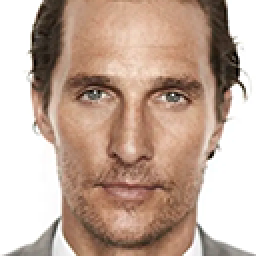
#> input picture RO/laba6/data/Layer 1.png, 128 x 128 px (shown 2 times larger); its folder holds 4 pictures in this run
$ jupyter execute --allow-errors lab6.ipynb
#> lines starting #> are read from the running program, lines starting #| are printed output that depends on the picture
[cell 1]
import numpy as np
import pandas as pd
import cv2
from glob import glob
import time

from sklearn.model_selection import train_test_split

[cell 2]
IMG_DIR = glob('./data/*.png')

def rotate_image(image, angle = 90, scale = 1.0):
    h, w = image.shape
    M = cv2.getRotationMatrix2D((w/2, h/2), angle, scale)
    return cv2.warpAffine(image, M, (w, h))

x_prev = np.array([cv2.imread(image) for image in IMG_DIR])
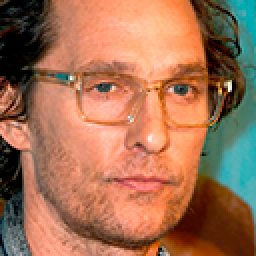
#> input picture RO/laba6/data/Layer 10.png, 128 x 128 px (shown 2 times larger)
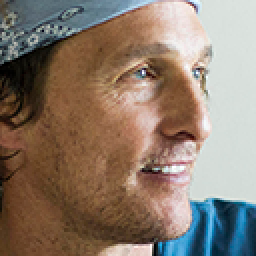
#> input picture RO/laba6/data/Layer 11.png, 128 x 128 px (shown 2 times larger)
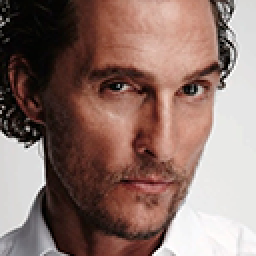
#> input picture RO/laba6/data/Layer 12.png, 128 x 128 px (shown 2 times larger)
x_prev = np.array([cv2.cvtColor(image, cv2.COLOR_RGB2GRAY) for image in x_prev])
x_prev = np.concatenate((x_prev, np.array([cv2.flip(image, 1) for image in x_prev])))
x = x_prev.copy()
for angle in np.arange(-45, 50, 5):
    x = np.concatenate((x, np.array([rotate_image(image, angle, scale = 1.2) for image in x_prev])))
#> this loop made 19 passes

y_prev = np.array([1 if 'Layer' in image else 0 for image in IMG_DIR])
#> y_prev = [1, 1, 1, 1]
y = y_prev.copy()
#> y = [1, 1, 1, 1]
for i in range(x.shape[0]//(y).shape[0] - 1):
    y = np.concatenate((y_prev, y))
#> this loop made 39 passes
#> y on passes 1 to 3: [1, 1, 1, 1, 1, 1, 1, 1], [1, 1, 1, 1, 1, 1, 1, 1, 1, 1, 1, 1], [1, 1, 1, 1, 1, 1, 1, 1, 1, 1, 1, 1, 1, 1, 1, 1]
#> after the loop, y = 160 values from 1 to 1

[cell 3]
x_train, x_test, y_train, y_test = train_test_split(x, y, test_size = 0.3)
#> y_train = 112 values from 1 to 1; y_test = 48 values from 1 to 1
